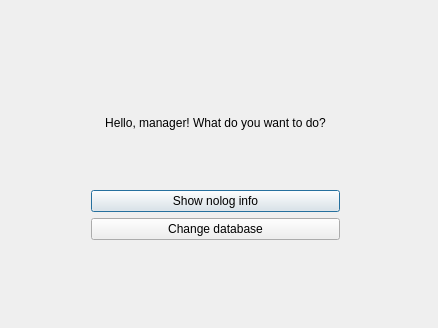
<?xml version="1.0" encoding="UTF-8"?>
<ui version="4.0">
 <class>menu</class>
 <widget class="QDialog" name="menu">
  <property name="geometry">
   <rect>
    <x>0</x>
    <y>0</y>
    <width>438</width>
    <height>328</height>
   </rect>
  </property>
  <property name="windowTitle">
   <string>menu</string>
  </property>
  <widget class="QWidget" name="layoutWidget">
   <property name="geometry">
    <rect>
     <x>80</x>
     <y>50</y>
     <width>271</width>
     <height>201</height>
    </rect>
   </property>
   <layout class="QVBoxLayout" name="verticalLayout">
    <item>
     <widget class="QLabel" name="welcome">
      <property name="frameShape">
       <enum>QFrame::NoFrame</enum>
      </property>
      <property name="lineWidth">
       <number>0</number>
      </property>
      <property name="midLineWidth">
       <number>0</number>
      </property>
      <property name="text">
       <string>Hello, manager! What do you want to do?</string>
      </property>
      <property name="textFormat">
       <enum>Qt::AutoText</enum>
      </property>
      <property name="alignment">
       <set>Qt::AlignCenter</set>
      </property>
      <property name="margin">
       <number>0</number>
      </property>
      <property name="textInteractionFlags">
       <set>Qt::NoTextInteraction</set>
      </property>
     </widget>
    </item>
    <item>
     <widget class="QPushButton" name="pushButton_nolog">
      <property name="text">
       <string>Show nolog info</string>
      </property>
     </widget>
    </item>
    <item>
     <widget class="QPushButton" name="pushButton_add">
      <property name="text">
       <string>Change database</string>
      </property>
     </widget>
    </item>
   </layout>
  </widget>
 </widget>
 <layoutdefault spacing="6" margin="11"/>
 <resources/>
 <connections/>
</ui>
